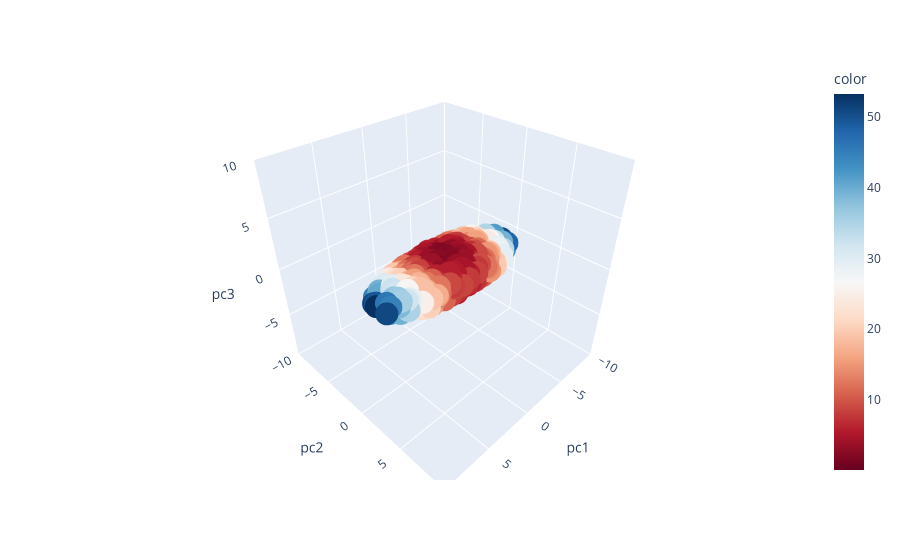

Source (notebook cell):
### Markdown cell above
In some sense, we can think of $P$ as an output of the PCA procedure. 

It is simply a rotation of the data such that the data will now appear "axis aligned". Specifically, for a 3d dataset, if we plot pc1, pc2, and pc3 along the x, y, and z axes of our plot, then the greatest amount of variation happens along the x-axis, the second greatest amount along the y-axis, and the smallest amount along the z-axis. 

To visualize this, run the cell below, which will show our data now projected onto the principal component space. Compare with your original figure, and observe that the data is exactly the same, only it is now rotated.

### Code cell
surfboard_pcs = surfboard_pcs.rename(columns = {0: "pc1", 1: "pc2", 2: "pc3"})
fig = px.scatter_3d(colorize_surfboard_data(surfboard_pcs), 
                    x='pc1', y='pc2', z='pc3', range_x = [-10, 10], range_y = [-10, 10], range_z = [-10, 10], color = 'color', color_continuous_scale = 'RdBu');
fig.show();

### Figure 1 — Plotly figure (JSON) as saved in the notebook; plotly's stock layout.template omitted (floating-point values rounded to 4 significant figures; data arrays with more than 128 entries replaced by an {"elided": "..."} marker saying what was removed)
{"data": [{"hovertemplate": "pc1=%{x}<br>pc2=%{y}<br>pc3=%{z}<br>color=%{marker.color}<extra></extra>", "legendgroup": "", "marker": {"color": {"elided": "1000 float values"}, "coloraxis": "coloraxis", "symbol": "circle"}, "mode": "markers", "name": "", "scene": "scene", "showlegend": false, "type": "scatter3d", "x": {"elided": "1000 float values"}, "y": {"elided": "1000 float values"}, "z": {"elided": "1000 float values"}}], "layout": {"coloraxis": {"colorbar": {"title": {"text": "color"}}, "colorscale": [[0, "rgb(103,0,31)"], [0.1, "rgb(178,24,43)"], [0.2, "rgb(214,96,77)"], [0.3, "rgb(244,165,130)"], [0.4, "rgb(253,219,199)"], [0.5, "rgb(247,247,247)"], [0.6, "rgb(209,229,240)"], [0.7, "rgb(146,197,222)"], [0.8, "rgb(67,147,195)"], [0.9, "rgb(33,102,172)"], [1, "rgb(5,48,97)"]]}, "legend": {"tracegroupgap": 0}, "margin": {"t": 60}, "scene": {"domain": {"x": [0, 1], "y": [0, 1]}, "xaxis": {"range": [-10, 10], "title": {"text": "pc1"}}, "yaxis": {"range": [-10, 10], "title": {"text": "pc2"}}, "zaxis": {"range": [-10, 10], "title": {"text": "pc3"}}}}}
